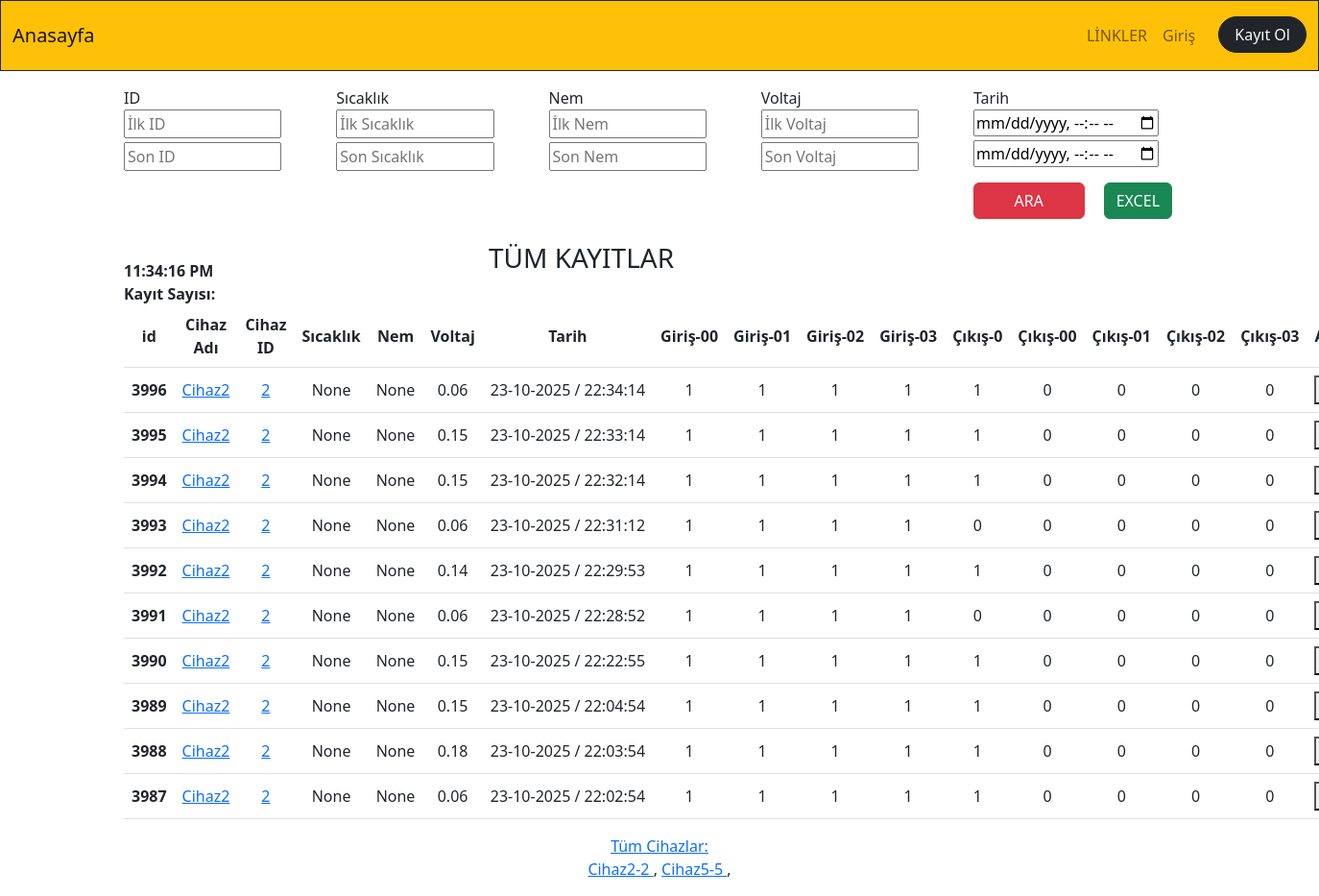
The page / on the database its author committed.
### app_monitor/models.py (models this page shows, shortened)
class Temperature(models.Model):
    id=models.BigAutoField(primary_key=True,db_column='ID')
    temperature=models.FloatField(blank=True,null=True)
    humidity=models.FloatField(blank=True,null=True)
    volcum=models.FloatField(blank=True,null=True)
    date=models.DateTimeField()
    mail=models.BooleanField(default=False)
    additionalText=models.CharField(blank=True,null=True, max_length=50)
    device_id=models.ForeignKey(Device,on_delete=models.CASCADE,null=True, blank=True)
    device_name=models.CharField(blank=True,null=True, max_length=50)
    cikis0=models.CharField(blank=True,null=True, max_length=5)
    cikis00=models.CharField(blank=True,null=True, max_length=5)
    cikis01=models.CharField(blank=True,null=True, max_length=5)
    cikis02=models.CharField(blank=True,null=True, max_length=5)
    cikis03=models.CharField(blank=True,null=True, max_length=5)
    input00=models.CharField(blank=True,null=True, max_length=1)
    input01=models.CharField(blank=True,null=True, max_length=1)
    input02=models.CharField(blank=True,null=True, max_length=1)
    input03=models.CharField(blank=True,null=True, max_length=1)
    tag_id=models.ForeignKey(RFID_Kisi,on_delete=models.CASCADE,null=True,blank=True)
    staff_name=models.CharField(blank=True,null=True, max_length=30)

class Device(models.Model):
    device_id=models.IntegerField(primary_key=True,db_column='ID')
    device_name=models.CharField(blank=True,null=True, max_length=20)
    device_ip=models.CharField(blank=True,null=True, max_length=20)
    device_port=models.IntegerField(blank=True,null=True)
    device_function=models.CharField(blank=True,null=True, max_length=20)
    device_state=models.BooleanField(blank=True,null=True,default=False) #241225
    def __str__(self):
        return(f"{self.device_id}")

### app_monitor/views.py (the view)
# urls.py: path('',dashboard,name="dashboard"),
def dashboard(request):
    print("dashboard girdi....")
    device_query=Device.objects.all().order_by(Lower('device_name'))
    deviceAll = Temperature.objects.order_by('-id')
    paginator = Paginator(deviceAll, 10)  # Show 5 contacts per page.
    device_search_count = deviceAll.count()
    page_number = request.GET.get('page')
    devicePaginator = paginator.get_page(page_number)
    context=dict(
        device_query=device_query,
        devicePaginator=devicePaginator,
    )
    return render(request,"app_monitor/dashboard.html",context)

### app_monitor/templates/app_monitor/dashboard.html (shortened to what this page needs)
{% extends "core/base.html" %}
{% load static %}
{% block content %}
<div class="container">
  <div class="row offset-sm- mt-3">
    <div class="col">
      <form action="/app_monitor/filter_device_all" method="get">
      <label class="col-sm-10" for="">ID</label><br>
      <input class="col-sm-10 mb-1" id="id-kucuk" name="id1" type="number" placeholder="İlk ID" pattern="[*-*-9-9]{4}" title="ID sayı olmalıdır">
      <input class="col-sm-10" id="id-buyuk" name="id2" type="number" placeholder="Son ID">
    </div>
    <div class="col">
      <label class="col-sm-10" for="">Sıcaklık</label><br>
      <input class="col-sm-10 mb-1" id="cihaz-sicaklik-kucuk" name="sicaklik1" type="number" step="0.1" placeholder="İlk Sıcaklık">
      <input class="col-sm-10" id="cihaz-sicaklik-buyuk" name="sicaklik2" type="number" step="0.1" placeholder="Son Sıcaklık">
    </div>
    <div class="col">
      <label class="col-sm-10" for="">Nem</label><br>
      <input class="col-sm-10 mb-1" id="cihaz-nem-kucuk" name="nem1" type="number" step="0.1" placeholder="İlk Nem">
      <input class="col-sm-10" id="cihaz-nem-buyuk" name="nem2" type="number" step="0.1" placeholder="Son Nem">
    </div>
    <div class="col">
      <label class="col-sm-10 " for="">Voltaj</label><br>
      <input class="col-sm-10 mb-1" id="cihaz-voltaj-kucuk" name="voltaj1" step="0.1" type="number" placeholder="İlk Voltaj">
      <input class="col-sm-10" id="cihaz-voltaj-buyuk" name="voltaj2" type="number" step="0.1" placeholder="Son Voltaj">
  </div>
  <div class="col">
      <label class="col-sm-10 " for="">Tarih</label><br>
      <input class="col-sm-10 mb-1" id="tarih-kucuk" name="tarih1" type="datetime-local" placeholder="İlk Tarih">
      <input class="col-sm-10" id="tarih-buyuk" name="tarih2" type="datetime-local" placeholder="Son Tarih">
      <button id="filtre-id" class="btn btn-danger btn-small col-sm-6 mt-3" type="submit" >ARA</button>
    <a  href="/app_monitor/export_to_excel_all"> <button class="btn btn-success ms-3 mt-3">EXCEL</button> </a>
    </div>
  </div>
  <div class="row">
  </div>
  <div class="row">
    <div class="col-sm-4 d-flex align-items-end">
      <b id="saat"> </b>
    </div>
    <div class="col-sm-4 d-flex align-items-end mt-3">
      <h3 class="text-center">TÜM KAYITLAR</h3>
    </div>
  <div class="col-sm-4 d-flex justify-content-end mt-3">
   </div>
  </div>
        <div id="temperature_ajax">
            <b>Kayıt Sayısı: </b>{{kayit_sayisi_total_ajax}} <br>
               <table class="table table-hover">
              <thead>
                 <tr>
                  <th scope="col">id</th>
                  <th scope="col">Cihaz Adı</th>
                  <th scope="col">Cihaz ID</th>
                  <th scope="col">Sıcaklık</th>
                  <th scope="col">Nem</th>
                  <th scope="col">Voltaj</th>
                  <th scope="col">Tarih</th>
                  <th scope="col">Giriş-00</th>
                  <th scope="col">Giriş-01</th>
                  <th scope="col">Giriş-02</th>
                  <th scope="col">Giriş-03</th>
                  <th scope="col">Çıkış-0</th>
                  <th scope="col">Çıkış-00</th>
                  <th scope="col">Çıkış-01</th>
                  <th scope="col">Çıkış-02</th>
                  <th scope="col">Çıkış-03</th>
                  <th scope="col">Açıklama</th>
                 </tr>
               </thead>
             <tbody>
             {% for temp in devicePaginator %}
             <tr>
                 {% if temp.temperature >= 45 %}
               <th scope="row" style="background-color:#FF0000">{{temp.id}}</th>
               <td style="background-color:#FF0000">{{temp.temperature}}</td>
                <td style="background-color:#FF0000"> {{temp.date|date:'Y-m-d H:i:s'}}</td>
                     {% if temp.mailSend == False %}
                     <td style="background-color:#FF0000"> {{temp.mailSend}}</td>
                     {% else %}
                     <td style="background-color:#0000FF"> {{temp.mailSend}}</td>
                     {% endif %}
                 {% else %}
               <th scope="row" >{{temp.id}}</th>
               <td> <a target="_blank" href="/app_monitor/cihazlar/cihaz_adi={{temp.device_name}}" >{{temp.device_name}}</a> </td>
               <td> <a target="_blank" href="/app_monitor/cihazlar/cihaz_id={{temp.device_id}}" >{{temp.device_id}}</a> </td>
               <td >{{temp.temperature}}</td>
               <td >{{temp.humidity}}</td>
               <td >{{temp.volcum}}</td>
               <td > {{temp.date|date:'d-m-Y / H:i:s'}}</td>
                {% if temp.input00 == "0" %} <td class="m-3" style="background-color:orange;margin:10px">{{temp.input00}}</td> {% else %} <td >{{temp.input00}}</td> {% endif %}
                {% if temp.input01 == "0" %} <td class="" style="text-align:center;vertical-align:middle;background-color:orange;">{{temp.input01}}</td> {% else %} <td >{{temp.input01}}</td> {% endif %}
                <td style="">{{temp.input02}}</td>
                <td >{{temp.input03}}</td>
                <td >{{temp.cikis0}}</td>
                <td >{{temp.cikis00}}</td>
                <td >{{temp.cikis01}}</td>
                <td >{{temp.cikis02}}</td>
                <td >{{temp.cikis03}}</td>
               <td style="display: flex;text-align:start;vertical-align:middle">
                <button type="button" data-bs-toggle="modal" data-bs-target="#modal{{temp.id}}" data-bs-toggle="modal">...</button>
              </td>
               {% endif %}
             </tr>
           {% endfor %}
             </tbody>
            </table>
            </div>
            <div class="row">
              <div class="col-sm-12 text-center mb-3">
              <a href="/app_monitor/cihazlar_tum" target="_blank">Tüm Cihazlar:</a>
              <br>
              {% for device in device_query %}
              <a href="/app_monitor/cihazlar/{{device.device_name.capitalize}}/port={{device.device_port}}/devid={{device.pk}} " target="_blank">{{device.device_name}}-{{device.device_id}} </a> ,
              {% endfor %}
              <br>
              </div>
              </div>
        </div>
{% endblock content %}

### rows shown on the page
Temperature: id "3996", device_name "Cihaz2", device_id "2", temperature "None", humidity "None", volcum "0.06", date "23-10-2025 / 22:34:14", input00 "1", input01 "1", input02 "1", input03 "1", cikis0 "1", cikis00 "0", cikis01 "0", cikis02 "0", cikis03 "0"
Temperature: id "3995", device_name "Cihaz2", device_id "2", temperature "None", humidity "None", volcum "0.15", date "23-10-2025 / 22:33:14", input00 "1", input01 "1", input02 "1", input03 "1", cikis0 "1", cikis00 "0", cikis01 "0", cikis02 "0", cikis03 "0"
Temperature: id "3994", device_name "Cihaz2", device_id "2", temperature "None", humidity "None", volcum "0.15", date "23-10-2025 / 22:32:14", input00 "1", input01 "1", input02 "1", input03 "1", cikis0 "1", cikis00 "0", cikis01 "0", cikis02 "0", cikis03 "0"
Temperature: id "3993", device_name "Cihaz2", device_id "2", temperature "None", humidity "None", volcum "0.06", date "23-10-2025 / 22:31:12", input00 "1", input01 "1", input02 "1", input03 "1", cikis0 "0", cikis00 "0", cikis01 "0", cikis02 "0", cikis03 "0"
Temperature: id "3992", device_name "Cihaz2", device_id "2", temperature "None", humidity "None", volcum "0.14", date "23-10-2025 / 22:29:53", input00 "1", input01 "1", input02 "1", input03 "1", cikis0 "1", cikis00 "0", cikis01 "0", cikis02 "0", cikis03 "0"
Temperature: id "3991", device_name "Cihaz2", device_id "2", temperature "None", humidity "None", volcum "0.06", date "23-10-2025 / 22:28:52", input00 "1", input01 "1", input02 "1", input03 "1", cikis0 "0", cikis00 "0", cikis01 "0", cikis02 "0", cikis03 "0"
Temperature: id "3990", device_name "Cihaz2", device_id "2", temperature "None", humidity "None", volcum "0.15", date "23-10-2025 / 22:22:55", input00 "1", input01 "1", input02 "1", input03 "1", cikis0 "1", cikis00 "0", cikis01 "0", cikis02 "0", cikis03 "0"
Temperature: id "3989", device_name "Cihaz2", device_id "2", temperature "None", humidity "None", volcum "0.15", date "23-10-2025 / 22:04:54", input00 "1", input01 "1", input02 "1", input03 "1", cikis0 "1", cikis00 "0", cikis01 "0", cikis02 "0", cikis03 "0"
Temperature: id "3988", device_name "Cihaz2", device_id "2", temperature "None", humidity "None", volcum "0.18", date "23-10-2025 / 22:03:54", input00 "1", input01 "1", input02 "1", input03 "1", cikis0 "1", cikis00 "0", cikis01 "0", cikis02 "0", cikis03 "0"
Temperature: id "3987", device_name "Cihaz2", device_id "2", temperature "None", humidity "None", volcum "0.06", date "23-10-2025 / 22:02:54", input00 "1", input01 "1", input02 "1", input03 "1", cikis0 "1", cikis00 "0", cikis01 "0", cikis02 "0", cikis03 "0"
Device: device_name "Cihaz2", device_id "2"
Device: device_name "Cihaz5", device_id "5"
